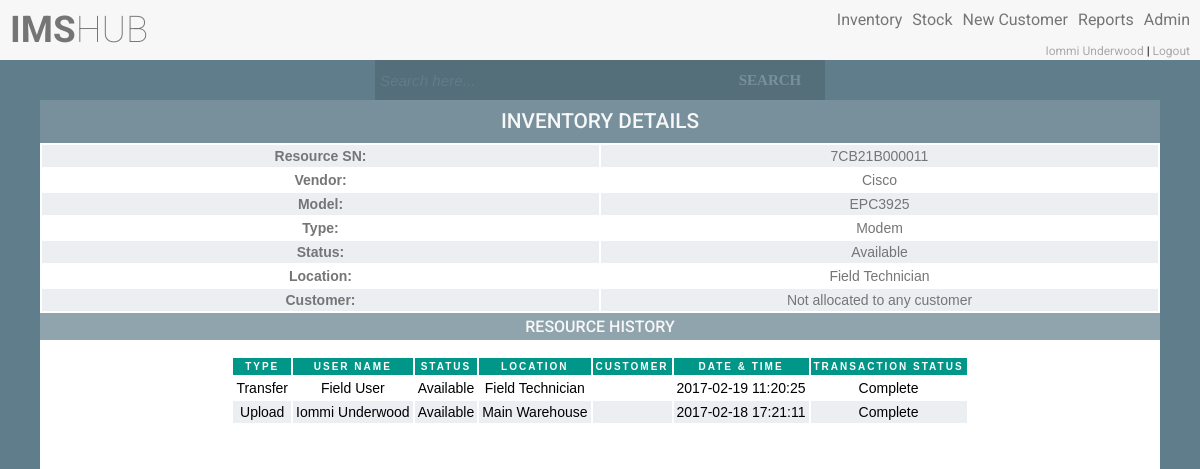
Page /viewInventoryDetails.php?id=113 (signed in) on the earlier database version.
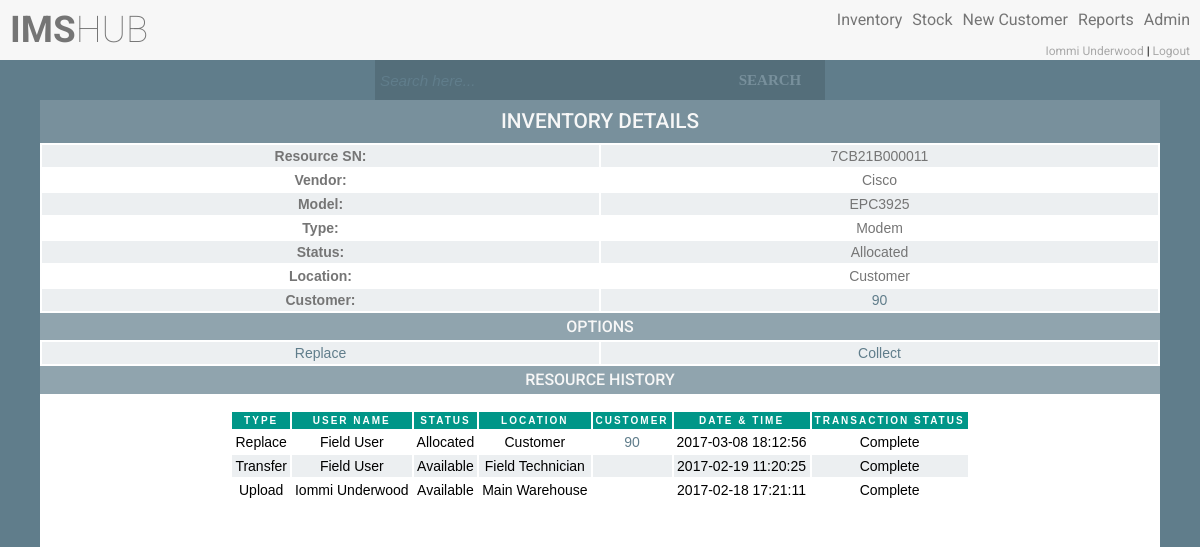
Same page on the later database version.
### tables this page shows
CREATE TABLE `users` (
  `uid` int(11) NOT NULL AUTO_INCREMENT,
  `name` varchar(50) NOT NULL,
  `surname` varchar(50) NOT NULL,
  `email` varchar(50) NOT NULL,
  `username` varchar(30) NOT NULL,
  `password` varchar(100) NOT NULL,
  `salt` varchar(32) NOT NULL,
  `user_type_id` int(11) NOT NULL,
  `user_status_id` int(11) NOT NULL,
  `resource_location_id` int(11) DEFAULT NULL,
  PRIMARY KEY (`uid`),
  UNIQUE KEY `uq_email` (`email`),
  UNIQUE KEY `uq_username` (`username`),
  KEY `fk_user_type_id` (`user_type_id`),
  KEY `fk_user_status_id` (`user_status_id`),
  CONSTRAINT `fk_user_status_id` FOREIGN KEY (`user_status_id`) REFERENCES `user_statuses` (`user_status_id`),
  CONSTRAINT `fk_user_type_id` FOREIGN KEY (`user_type_id`) REFERENCES `user_types` (`user_type_id`)
);

CREATE TABLE `resources` (
  `resource_id` int(11) NOT NULL AUTO_INCREMENT,
  `resource_unique_value` varchar(50) NOT NULL,
  `resource_model_id` int(11) NOT NULL,
  `resource_type_id` int(11) NOT NULL,
  `voucher_value_id` int(11) DEFAULT NULL,
  `resource_status_id` int(11) NOT NULL,
  `resource_location_id` int(11) NOT NULL,
  `customer_account_id` int(11) DEFAULT NULL,
  `last_transaction_id` int(11) DEFAULT NULL,
  `resource_latitude` float(10,6) DEFAULT NULL,
  `resource_longitude` float(10,6) DEFAULT NULL,
  `last_update_user` int(11) NOT NULL,
  PRIMARY KEY (`resource_id`),
  UNIQUE KEY `resource_unique_value_UNIQUE` (`resource_unique_value`),
  KEY `fk_resource_status_id` (`resource_status_id`),
  KEY `fk_resource_type_id` (`resource_type_id`),
  KEY `fk_resource_location_id` (`resource_location_id`),
  KEY `fk_customer_account_id` (`customer_account_id`),
  KEY `fk_resource_model_id` (`resource_model_id`),
  KEY `fk_voucher_value_id` (`voucher_value_id`),
  KEY `fk_last_transaction_id` (`last_transaction_id`),
  KEY `ix_resource_unique_value` (`resource_unique_value`),
  CONSTRAINT `fk_customer_account_id` FOREIGN KEY (`customer_account_id`) REFERENCES `customer_accounts` (`customer_account_id`),
  CONSTRAINT `fk_last_transaction_id` FOREIGN KEY (`last_transaction_id`) REFERENCES `transactions` (`transaction_id`),
  CONSTRAINT `fk_resource_location_id` FOREIGN KEY (`resource_location_id`) REFERENCES `resource_locations` (`resource_location_id`),
  CONSTRAINT `fk_resource_model_id` FOREIGN KEY (`resource_model_id`) REFERENCES `resource_models` (`resource_model_id`),
  CONSTRAINT `fk_resource_status_id` FOREIGN KEY (`resource_status_id`) REFERENCES `resource_statuses` (`resource_status_id`),
  CONSTRAINT `fk_voucher_value_id` FOREIGN KEY (`voucher_value_id`) REFERENCES `voucher_values` (`voucher_value_id`)
);

CREATE TABLE `resource_brands` (
  `resource_brand_id` int(11) NOT NULL AUTO_INCREMENT,
  `resource_brand` varchar(50) NOT NULL,
  PRIMARY KEY (`resource_brand_id`),
  UNIQUE KEY `uq_resource_brand` (`resource_brand`)
);

CREATE TABLE `resource_types` (
  `resource_type_id` int(11) NOT NULL AUTO_INCREMENT,
  `resource_type` varchar(50) NOT NULL,
  PRIMARY KEY (`resource_type_id`),
  UNIQUE KEY `uq_resource_type` (`resource_type`)
);

CREATE TABLE `resource_statuses` (
  `resource_status_id` int(11) NOT NULL AUTO_INCREMENT,
  `resource_status` varchar(50) NOT NULL,
  PRIMARY KEY (`resource_status_id`),
  UNIQUE KEY `uq_resource_status` (`resource_status`)
);

CREATE TABLE `resource_locations` (
  `resource_location_id` int(11) NOT NULL AUTO_INCREMENT,
  `resource_location_name` varchar(50) NOT NULL,
  `resource_location_description` varchar(200) NOT NULL,
  `resource_location_type_id` int(11) NOT NULL,
  `latitude` float(10,6) DEFAULT NULL,
  `longitude` float(10,6) DEFAULT NULL,
  PRIMARY KEY (`resource_location_id`),
  UNIQUE KEY `uq_resource_location_name` (`resource_location_name`),
  UNIQUE KEY `uq_resource_location_description` (`resource_location_description`),
  KEY `fk_resource_location_type_id` (`resource_location_type_id`),
  CONSTRAINT `fk_resource_location_type_id` FOREIGN KEY (`resource_location_type_id`) REFERENCES `resource_location_types` (`resource_location_type_id`)
);

### classes/inventory.php (the view, shortened to what the rows shown need)
<?php
class inventory
{
    private $_db,
        $_data;
    public function __construct($user = null)
    {
        $this->_db = db::getInstance();
    }
            ?>
        <?php
    public function getInventoryDetails($resourceId)
    {
        $sql = "SELECT
                    r.resource_id,
                    r.resource_unique_value,
                    rb.resource_brand,
                    CONCAT(rm.resource_model,
                            ' ',
                            IFNULL(r.voucher_value_id, '')) AS model,
                    rt.resource_type,
                    rs.resource_status,
                    rl.resource_location_name,
                    r.customer_account_id,
                    r.resource_latitude,
                    r.resource_longitude
                FROM
                    ims.resources r
                        INNER JOIN
                    ims.resource_models rm ON r.resource_model_id = rm.resource_model_id
                        INNER JOIN
                    ims.resource_brands rb ON rm.resource_brand_id = rb.resource_brand_id
                        INNER JOIN
                    ims.resource_types rt ON r.resource_type_id = rt.resource_type_id
                        INNER JOIN
                    ims.resource_statuses rs ON r.resource_status_id = rs.resource_status_id
                        INNER JOIN
                    ims.resource_locations rl ON r.resource_location_id = rl.resource_location_id
                where r.resource_id = {$resourceId}";
        $get = $this->_db->query($sql);
        if (!$get->count()) {
            echo 'could not get data';
        } else {
            foreach ($get->results() as $i) {
                $customer = 'Not allocated to any customer';
                $resourceUniqueValue = escape($i->resource_unique_value);
                $resourceBrand = escape($i->resource_brand);
                $resourceModel = escape($i->model);
                $resourceType = escape($i->resource_type);
                $resourceStatus = escape($i->resource_status);
                $resourceLocation = escape($i->resource_location_name);
                if (isset($i->customer_account_id)) {
                    $customerId = escape($i->customer_account_id);
                    $customer = '<a href="viewCustomerDetails.php?id=' . $customerId . '">' . $customerId . '</a>';
                }
                ?>
                <div class="separator">
                    <h1>Inventory Details</h1>
                </div>
                <table class="ctable">
                    <tr>
                        <td><b>Resource SN: </b></td>
                        <td><?php echo $resourceUniqueValue; ?></td>
                    </tr>
                    <tr>
                        <td><b>Vendor: </b></td>
                        <td><?php echo $resourceBrand; ?></td>
                    </tr>
                    <tr>
                        <td><b>Model: </b></td>
                        <td><?php echo $resourceModel; ?></td>
                    </tr>
                    <tr>
                        <td><b>Type: </b></td>
                        <td><?php echo $resourceType; ?></td>
                    </tr>
                    <tr>
                        <td><b>Status: </b></td>
                        <td><?php echo $resourceStatus; ?></td>
                    </tr>
                    <tr>
                        <td><b>Location: </b></td>
                        <td><?php echo $resourceLocation; ?></td>
                    </tr>
                    <tr>
                        <td><b>Customer: </b></td>
                        <td><?php echo $customer; ?></td>
                    </tr>
                </table>
                        <?php
            }
        }
    }
    public function getResourceHistory($resourceId)
    {
        ?>
        <div class="separator">
            <h2>Resource History</h2>
        </div>
        <?php
        $sql = "SELECT
                    t.transaction_id,
                    CONCAT(u.name, ' ', u.surname) as fullName,
                    rs.resource_status,
                    rl.resource_location_name,
                    t.customer_account_id,
                    t.initiation_timestamp,
                    tt.transaction_type,
                    ts.transaction_status
                FROM
                    ims.transactions t
                        INNER JOIN
                    ims.users u ON t.uid = u.uid
                        INNER JOIN
                    ims.resources r ON t.resource_id = r.resource_id
                        INNER JOIN
                    ims.resource_statuses rs ON t.resource_status_id = rs.resource_status_id
                        INNER JOIN
                    ims.resource_locations rl ON t.resource_location_id = rl.resource_location_id
                        INNER JOIN
                    ims.transaction_types tt ON t.transaction_type_id = tt.transaction_type_id
                        INNER JOIN
                    ims.transaction_statuses ts ON t.transaction_status_id = ts.transaction_status_id
                WHERE
                    t.resource_id = {$resourceId}
                ORDER BY t.transaction_id DESC";
        $get = $this->_db->query($sql);
        if (!$get->count()) {
        } else {
            ?>
            <div class="center-table">
                <table>
                    <tr>
                        <th>Type</th>
                        <th>User Name</th>
                        <th>Status</th>
                        <th>Location</th>
                        <th>Customer</th>
                        <th>Date & Time</th>
                        <th>Transaction Status</th>
                    </tr>
                </table>
            </div>
            <?php
        }
    }
    public function getInventoryOptions($resourceId)
    {
        $sql = "select
                    r.resource_id,
                    r.resource_unique_value,
                    r.resource_type_id,
                    rs.resource_status_id,
                    rl.resource_location_id,
                    rl.resource_location_type_id,
                    r.customer_account_id,
                    rm.sell,
                    rm.install
                FROM
                    ims.resources r
                        LEFT JOIN
                    ims.resource_models rm ON r.resource_model_id = rm.resource_model_id
                        LEFT JOIN
                    ims.resource_statuses rs ON r.resource_status_id = rs.resource_status_id
                        LEFT JOIN
                    ims.resource_locations rl ON r.resource_location_id = rl.resource_location_id
                where r.resource_id like '$resourceId'";
        $get = $this->_db->query($sql);
        if (!$get->count()) {
        } else {
            foreach ($get->results() as $r) {
                $customerId = NULL;
                $resourceUniqueValue = escape($r->resource_unique_value);
                $resourceTypeId = escape($r->resource_type_id);
                $resourceStatusId = escape($r->resource_status_id);
                $resourceLocationId = escape($r->resource_location_id);
                if (isset($r->customer_account_id)) {
                    $customerId = escape($r->customer_account_id);
                }
                $installFlag = escape($r->install);
                $user = new user();
                if ($installFlag == 1 && $customerId == null && $resourceStatusId == 1 && $resourceLocationId !== 7) {
                } elseif ($installFlag == 1 && $customerId !== null && $resourceStatusId == 2 && $resourceLocationId == 7) {
                    echo '<div class="separator">';
                    echo '<h2>options</h2>';
                    echo '</div>';
                    echo '<table class="ctable">';
                    echo '<tr>';
                    if ($user->hasPermission('orderReplaceResource') || $user->hasPermission('allAccess')) {
                        echo '<td><a href="replaceResource.php?customerId=' . $customerId . '&resource=' . $resourceUniqueValue . '&resourceTypeId=' . $resourceTypeId . '">Replace</a></td>';
                    }
                    if ($user->hasPermission('orderCollectResource') || $user->hasPermission('allAccess')) {
                        echo '<td><a href="collectResource.php?customerId=' . $customerId . '&resource=' . $resourceUniqueValue . '&resourceTypeId=' . $resourceTypeId . '">Collect</a></td>';
                    }
                    echo '</tr>';
                    echo '</table>';
                } else {
                }
            }
        }
    }
}

### header.php (shortened to what the rows shown need)
<?php
$user = new user();
if ($user->isLoggedIn()) {
    $name = escape($user->data()->name);
    $surname = escape($user->data()->surname);
    ?>
    <!DOCTYPE html>
    <html>
    <head>
        <link rel='stylesheet prefetch'
              href='http://ajax.googleapis.com/ajax/libs/jqueryui/1.11.2/themes/smoothness/jquery-ui.css'>
        <link rel="stylesheet" href="//code.jquery.com/ui/1.12.1/themes/base/jquery-ui.css">
        <link rel="stylesheet" href="css/style.css">
    </head>
    <body>
    <div class="width-height">
        <div class="fixheader">
            <div class="header">
                <div class="logo">
                    <?php
                    if ($user->hasPermission('access') || $user->hasPermission('allAccess')) {
                        echo '<h1 class="header-heading"><a href="main.php"><strong>IMS</strong>HUB</a></h1>';
                    }
                    ?>
                </div>
                <div class="menu">
                    <ul class="nav">
                        <?php
                        if ($user->hasPermission('access') || $user->hasPermission('allAccess')) {
                            echo '<br><div  class="user">
                                    <a href="profile.php">' . $name . ' ' . $surname . '</a>
                                    |
                                    <a href="logout.php">Logout</a>
                                  </div>';
                        }
                        ?>
                    </ul>
                </div>
            </div>
        </div>
    </body>
    </html>
    <?php
} else {
    $hash = new hash();
    redirect::to('index.php?' . hash::sha256('nologin' . $hash->getSalt()));
}
?>

Differences in the rows shown:
changed resources "7CB21B000011": resource_status.resource_status "Available" → "Allocated"; resource_location.resource_location_name "Field Technician" → "Customer"; customer_account_id empty → 90 (drawn); customer_account (not shown) → "90"; customer "Not allocated to any customer" → (not shown)
Other differences:
new list line: "Replace Field User Allocated Customer 90 2017-03-08 18:12:56 Complete"
